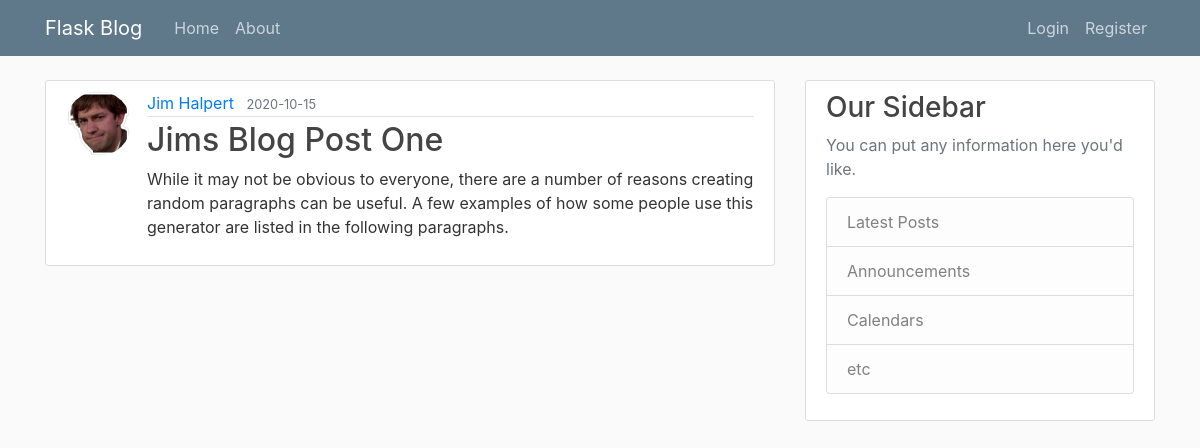
Screenshot of /post/2 with the database file from the repository.
### flaskblog/models.py (models this page shows, shortened)
class User(db.Model, UserMixin):
    id = db.Column(db.Integer, primary_key=True)
    username = db.Column(db.String(20), unique=True, nullable=False)
    email = db.Column(db.String(120), unique=True, nullable=False)
    image_file = db.Column(db.String(20), nullable=False,
                           default='default.jpg')
    password = db.Column(db.String(60), nullable=False)
    posts = db.relationship('Post', backref='author', lazy=True)

class Post(db.Model):
    id = db.Column(db.Integer, primary_key=True)
    title = db.Column(db.String(100), nullable=False)
    date_posted = db.Column(db.DateTime, nullable=False,
                            default=datetime.utcnow)
    content = db.Column(db.Text, nullable=False)
    user_id = db.Column(db.Integer, db.ForeignKey('user.id'), nullable=False)

### flaskblog/posts/routes.py (the view)
@posts.route('/post/<int:post_id>')
def post(post_id):
    post = Post.query.get_or_404(post_id)
    return render_template('post.html', title=post.title, post=post)

### flaskblog/templates/post.html (shortened to what this page needs)
{%extends "layout.html"%} {%block content%}
<article class="media content-section">
  <img
    src="{{url_for('static', filename='profile_pics/' + post.author.image_file)}}"
    alt=""
    class="rounded-circle article-img"
  />
  <div class="media-body">
    <div class="article-metadata">
      <a
        class="mr-2"
        href="{{url_for('users.user_posts', username=post.author.username)}}"
        >{{ post.author.username }}</a
      >
      <small class="text-muted"
        >{{ post.date_posted.strftime('%Y-%m-%d') }}</small
      >
    </div>
    <h2 class="article-title">{{ post.title }}</h2>
    <p class="article-content">{{ post.content }}</p>
  </div>
</article>
{%endblock content%}

### flaskblog/static/main.css (style rules this page uses)
body { background: #fafafa; color: #333333; margin-top: 5rem; }
h1, h2, h3, h4, h5, h6 { color: #444444; }
.content-section { background: #ffffff; padding: 10px 20px; border: 1px solid #dddddd; border-radius: 3px; margin-bottom: 20px; }
.article-title { color: #444444; }
.article-content { white-space: pre-line; }
.article-img { height: 65px; width: 65px; margin-right: 16px; }
.article-metadata { padding-bottom: 1px; margin-bottom: 4px; border-bottom: 1px solid #e3e3e3; }

### rows the page displays
User: image_file (picture), author.username "Jim Halpert"
Post: date_posted "2020-10-15", title "Jims Blog Post One", content "While it may not be obvious to everyone, there are a number of reasons creating random paragraphs can be useful. A few examples of how some people use this generator are listed in the following paragraphs."
